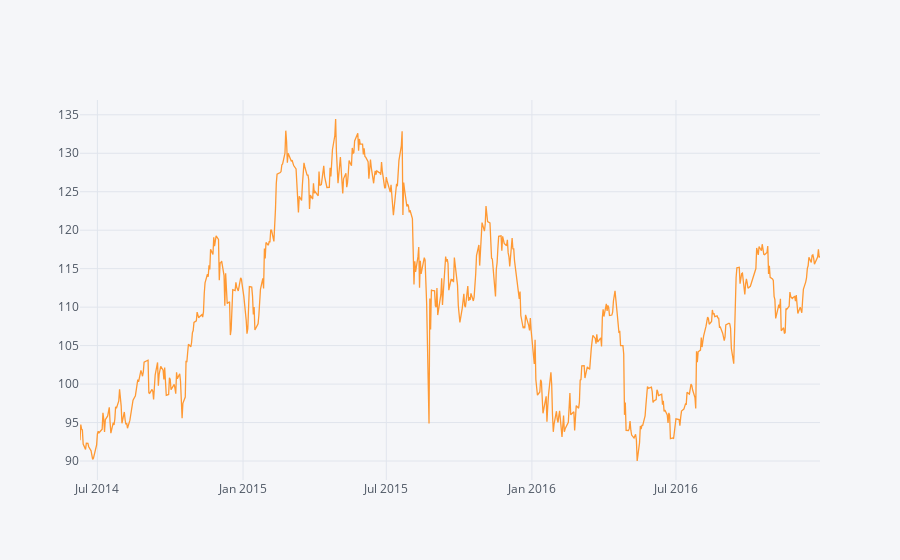

Notebook source saved alongside this figure:
### Code cell
# In 2014 apple divided their stock into 7 stocks 
training_set = dataset_train.iloc[1114:,0:2]
training_set.iplot(kind='line',y='Open',x='Date')

### Figure 1 — Plotly figure (JSON) as saved in the notebook; plotly's stock layout.template omitted (floating-point values rounded to 4 significant figures; data arrays with more than 128 entries replaced by an {"elided": "..."} marker saying what was removed)
{"data": [{"line": {"color": "rgba(255, 153, 51, 1.0)", "dash": "solid", "shape": "linear", "width": 1.3}, "mode": "lines", "name": "Open", "text": "", "type": "scatter", "x": {"elided": "648 str values"}, "y": {"elided": "648 float values"}}], "layout": {"legend": {"bgcolor": "#F5F6F9", "font": {"color": "#4D5663"}}, "paper_bgcolor": "#F5F6F9", "plot_bgcolor": "#F5F6F9", "title": {"font": {"color": "#4D5663"}}, "xaxis": {"gridcolor": "#E1E5ED", "showgrid": true, "tickfont": {"color": "#4D5663"}, "title": {"font": {"color": "#4D5663"}, "text": ""}, "zerolinecolor": "#E1E5ED"}, "yaxis": {"gridcolor": "#E1E5ED", "showgrid": true, "tickfont": {"color": "#4D5663"}, "title": {"font": {"color": "#4D5663"}, "text": ""}, "zerolinecolor": "#E1E5ED"}}}
